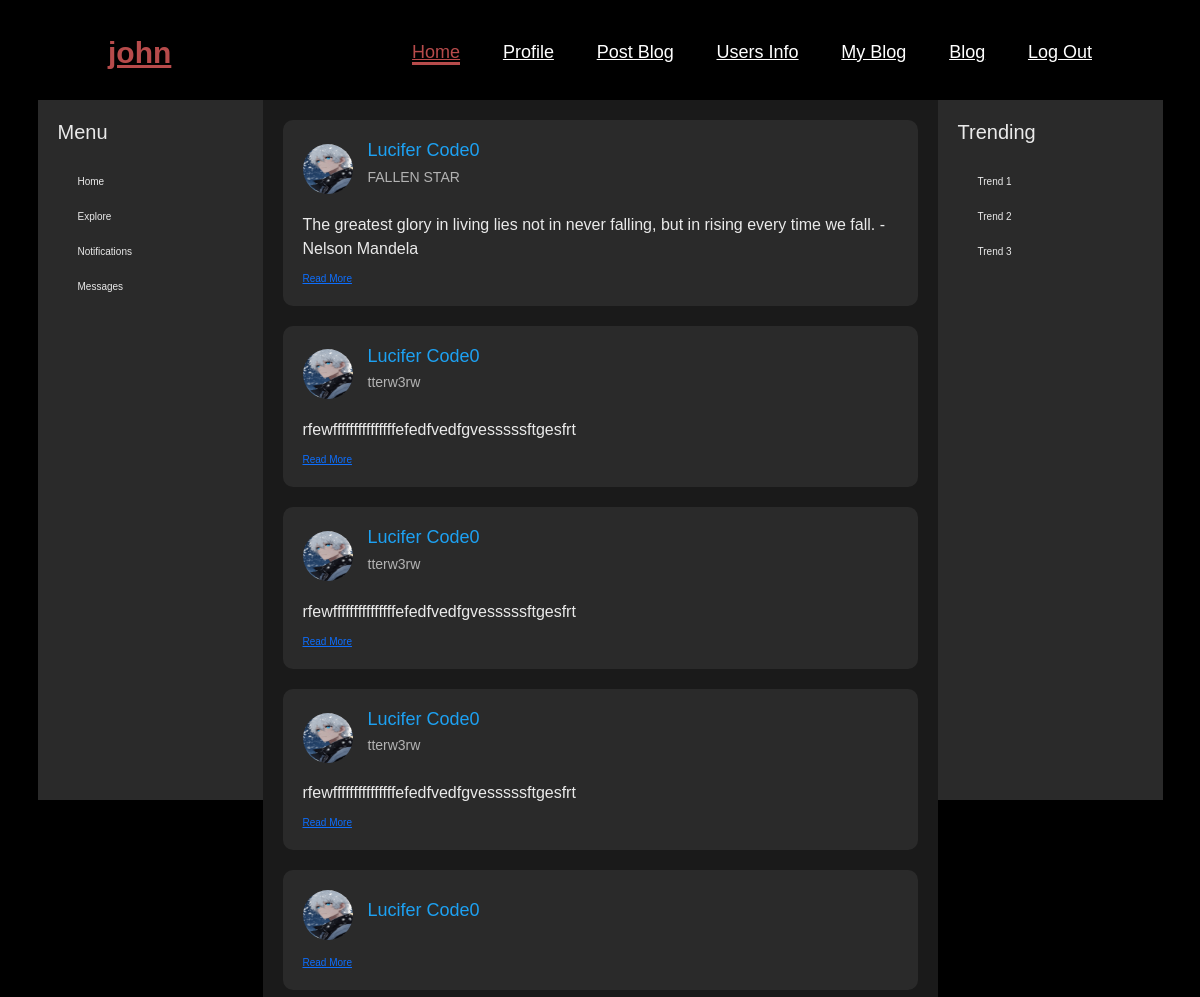
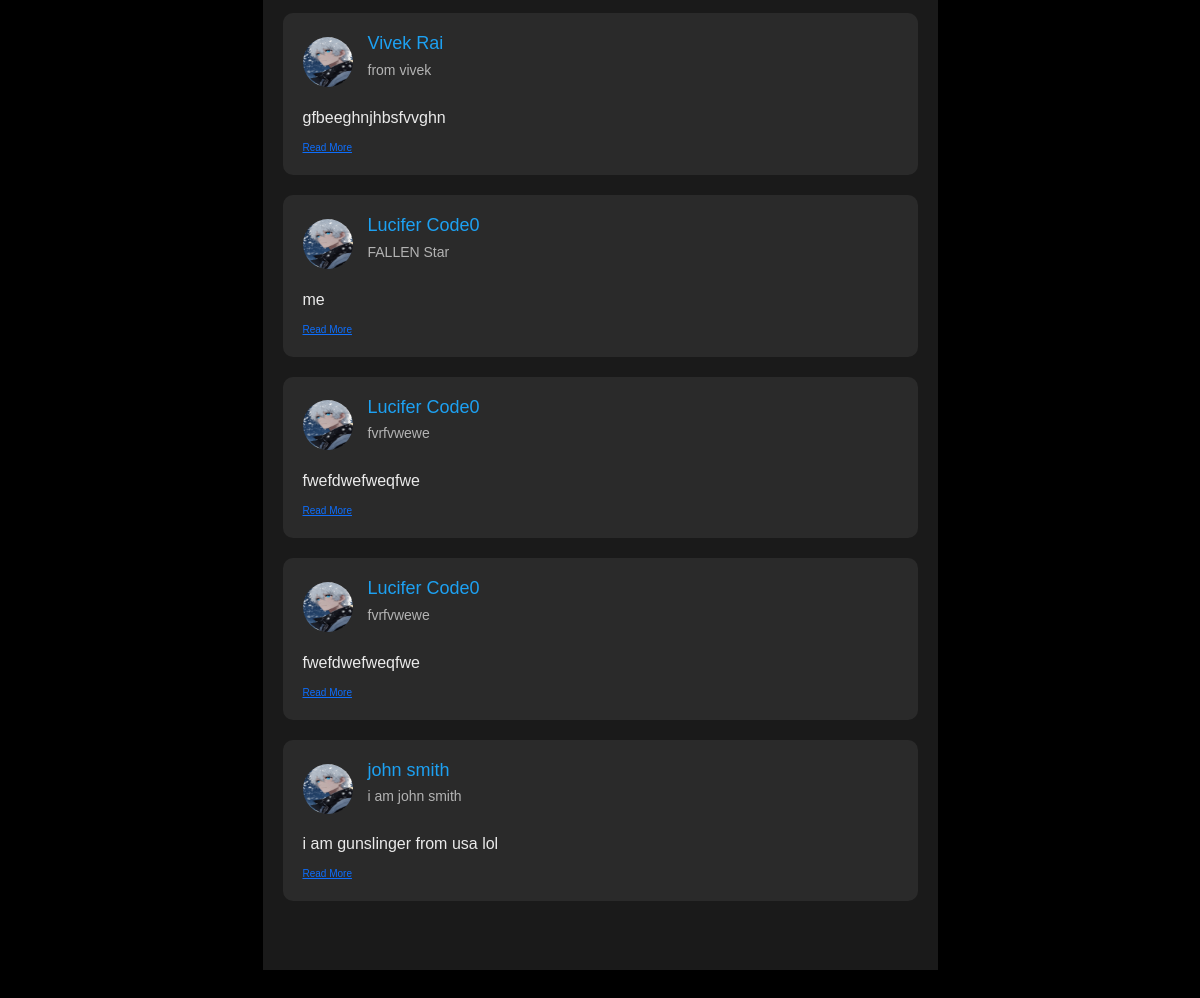
Screenshot of /allblog.php (signed in) with the database file from the repository (2 pictures, top to bottom).
### tables this page shows
CREATE TABLE `users` (
  `id` int(11) NOT NULL,
  `fname` varchar(250) NOT NULL,
  `lname` varchar(250) NOT NULL,
  `email` varchar(250) NOT NULL,
  `phone` varchar(250) NOT NULL,
  `address` varchar(250) NOT NULL,
  `password` varchar(255) NOT NULL
);

CREATE TABLE `table` (
  `postid` int(11) NOT NULL,
  `title` text NOT NULL,
  `blog` text NOT NULL,
  `userid` int(11) NOT NULL,
  `postedtime` datetime NOT NULL
);

### sessionstart.php (called while the page is built, shortened)
<?php
    if(isset($_SESSION['login'])&& $_SESSION['login']=='true' ){
    $id=$_SESSION['id'];
    include 'server.php';
    $from="SELECT * FROM `users` WHERE `id`='$id'";
   $result=mysqli_query($conn,$from);
   $row=mysqli_fetch_assoc($result);
$fname=$row['fname'];
    }else{
      header('location:login.php');
    }
    ?>

### allblog.php (the view, shortened to what this page needs)
<?php
include("nav.php")
?>
<?php
    if(isset($_SESSION['login'])&& $_SESSION['login']=='true' ){
    include 'server.php';
    $from="SELECT * FROM `table` ";
   $result=mysqli_query($conn,$from);
    }else{
      header('location:login.php');
    }
    ?>
<!DOCTYPE html>
<html lang="en">
<head>
    <link rel="stylesheet" href="allblog.css">
    <link href="https://cdn.jsdelivr.net/npm/bootstrap@5.3.3/dist/css/bootstrap.min.css" rel="stylesheet">
</head>
<body>
    <div class="container">
        <div class="sidebar">
            <h2>Menu</h2>
            <ul>
                <li>Home</li>
                <li>Explore</li>
                <li>Notifications</li>
                <li>Messages</li>
            </ul>
        </div>
        <div class="main-content">
            <div class="posts">
                 <?php
while( $row=mysqli_fetch_assoc($result)){
    $title=$row['title'];
    $blog=$row['blog'];
    $userid=$row['userid'];
    $postid=$row['postid'];
    $sql="SELECT `fname`, `lname` FROM `users` WHERE `id`='$userid'";
    $cola=mysqli_query($conn,$sql);
    $name=mysqli_fetch_assoc($cola);
    $username=$name['fname'].' '.$name['lname'];
   echo '
                <div class="post">
                    <div class="user-info">
                        <img class="Avatar" src="images/profile 2.jpg" alt="User Avatar">
                        <div class="user-details">
                            <h3>
                           '.$username .'</h3>
                            <p>'.$title.'</p>
                        </div>
                    </div>
                    <p class="post-content"> '.$blog.'</p>
                    <a href="showblog.php?postid='.$postid.'">Read More</a>
                </div>';
  }?>
            </div>
        </div>
        <div class="sidebar right">
            <h2>Trending</h2>
            <ul>
                <li>Trend 1</li>
                <li>Trend 2</li>
                <li>Trend 3</li>
            </ul>
        </div>
    </div>
</body>
</html>

### nav.php (shortened to what this page needs)
<?php
include("sessionstart.php");
?>
<!DOCTYPE html>
<html lang="en">
<head>
  <link rel="stylesheet" href="style.css">
</head>
<body>
<header>
        <a href="#" class="logo"> <?php
            echo $fname;
            ?></a>
        <nav >
            <a  href="main.php" class="active"> Home</a>
            <a href="profile.php" >Profile</a>
            <a href="postBlog.php" >Post Blog</a>
            <a href="table.php" >Users Info</a>
            <a href="blog.php" >My Blog</a>
            <a href="allblog.php" >Blog</a>
            <a href="Logout.php" >Log Out</a>
        </nav>
    </header>
</body>
</html>

### style.css (style rules this page uses)
* { margin: 0; padding: 0; box-sizing: border-box; text-decoration: none; border: none; outline: none; font-family: 'Poppins', sans-serif; }
html { font-size: 62.5%; }
body { width: 100%; height: 100vh; overflow-x: hidden; background-color: black; color: white; }
header { margin-top: 20px; position: fixed; top: 0; left: 0; width: 100%; padding: 1rem 9%; background-color: transparent; filter: drop-shadow(10px); display: flex; justify-content: space-between; align-items: center; z-index: 100; }
.logo { font-size: 3rem; color: #b74b4b; font-weight: 800; cursor: pointer; transition: 0.5s ease; }
nav a { font-size: 1.8rem; color: white; margin-left: 4rem; font-weight: 500; transition: 0.3s ease; border-bottom: 3px solid transparent; }
nav a:hover, nav a.active { color: #b74b4b; border-bottom: 3px solid #b74b4b; }

### allblog.css (style rules this page uses)
* { margin: 0; padding: 0; box-sizing: border-box; font-family: Arial, sans-serif; }
body { background-color: black !important; }
.container { margin-top: 100px; display: flex; height: 80vh; background-color: black; color: #eaeaea; overflow-y: auto; }
.sidebar { width: 20%; background-color: #2a2a2a; padding: 20px; display: flex; flex-direction: column; height: 30vh; }
.sidebar h2 { font-size: 20px; margin-bottom: 20px; }
.sidebar ul { list-style: none; }
.sidebar ul li { padding: 10px 0; cursor: pointer; transition: color 0.3s ease; }
.main-content { width: 60%; padding: 20px; background-color: #1a1a1a; overflow-y: auto; }
.posts { display: flex; flex-direction: column; gap: 20px; }
.post { background-color: #2a2a2a; padding: 20px; border-radius: 10px; }
.user-info { display: flex; align-items: center; margin-bottom: 15px; }
.Avatar { width: 50px; height: 50px; border-radius: 50%; margin-right: 15px; }
.user-details h3 { font-size: 18px; margin-bottom: 5px; color: #1da1f2; }
.user-details p { font-size: 14px; color: #b3b3b3; }
.post-content { font-size: 16px; line-height: 1.5; }
.sidebar.right { width: 20%; background-color: #2a2a2a; padding: 20px; }
.sidebar.right h2 { font-size: 20px; margin-bottom: 20px; }
.sidebar.right ul { list-style: none; }
.sidebar.right ul li { padding: 10px 0; cursor: pointer; transition: color 0.3s ease; }

### rows the page displays
users: fname "john"
table: userid.lname "Lucifer Code0", title "FALLEN STAR", blog "The greatest glory in living lies not in never falling, but in rising every time we fall. -Nelson Mandela"
table: userid.lname "Lucifer Code0", title "tterw3rw", blog "rfewfffffffffffffffefedfvedfgvesssssftgesfrt"
table: userid.lname "Lucifer Code0", title "tterw3rw", blog "rfewfffffffffffffffefedfvedfgvesssssftgesfrt"
table: userid.lname "Lucifer Code0", title "tterw3rw", blog "rfewfffffffffffffffefedfvedfgvesssssftgesfrt"
table: userid.lname "Lucifer Code0"
table: userid.lname "Vivek Rai", title "from vivek", blog "gfbeeghnjhbsfvvghn"
table: userid.lname "Lucifer Code0", title "FALLEN Star", blog "me"
table: userid.lname "Lucifer Code0", title "fvrfvwewe", blog "fwefdwefweqfwe"
table: userid.lname "Lucifer Code0", title "fvrfvwewe", blog "fwefdwefweqfwe"
table: userid.lname "john smith", title "i am john smith", blog "i am gunslinger from usa lol"
